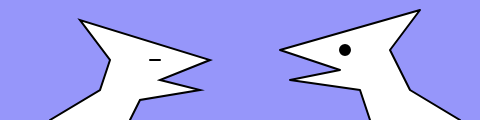
Frame 1 (no input)
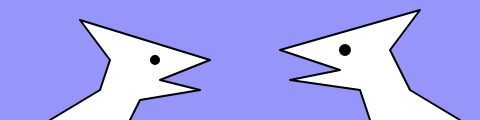
Frame 60 (no input)
Frame 120 (the mouse pressed at the canvas centre since frame 60): identical to frame 60, image omitted

The p5.js sketch that drew these frames (run headless with seeded random() and noise() and a simulated clock; from frame 60 on, the mouse is pressed at the canvas centre):

// p5.js sketch
// ── sketch.js
function setup() {
    createCanvas(480, 120);
}


function draw()
{       
    background(150, 150, 250);
    
    //Pterodactilo
    fill(255);
    beginShape();
    strokeWeight(2);
    vertex(50, 120);
    vertex(100, 90);
    vertex(110, 60);
    vertex(80, 20);
    vertex(210, 60);
    vertex(160, 80);
    vertex(200, 90);
    vertex(140, 100);
    vertex(130, 120);
    endShape();
    fill(0);    
    
    
    if(frameCount % 40 > 0 && frameCount % 40 < 20){
        line(150, 60, 160, 60);
    } else {
        ellipse(155, 60, 8, 8);
    }
    
    //Pterodactilo
    fill(255);
    beginShape();
    strokeJoin(ROUND);
    vertex(370, 120);
    vertex(360, 90);
    vertex(290, 80);
    vertex(340, 70);
    vertex(280, 50);
    vertex(420, 10);
    vertex(390, 50);
    vertex(410, 90);
    vertex(460, 120);
    endShape();
    fill(0);
    
    
    if(frameCount % 40 > 5 && frameCount % 40 < 15){
        line(340, 50, 350, 50);
    } else {
        ellipse(345, 50, 10, 10)
    }
}
